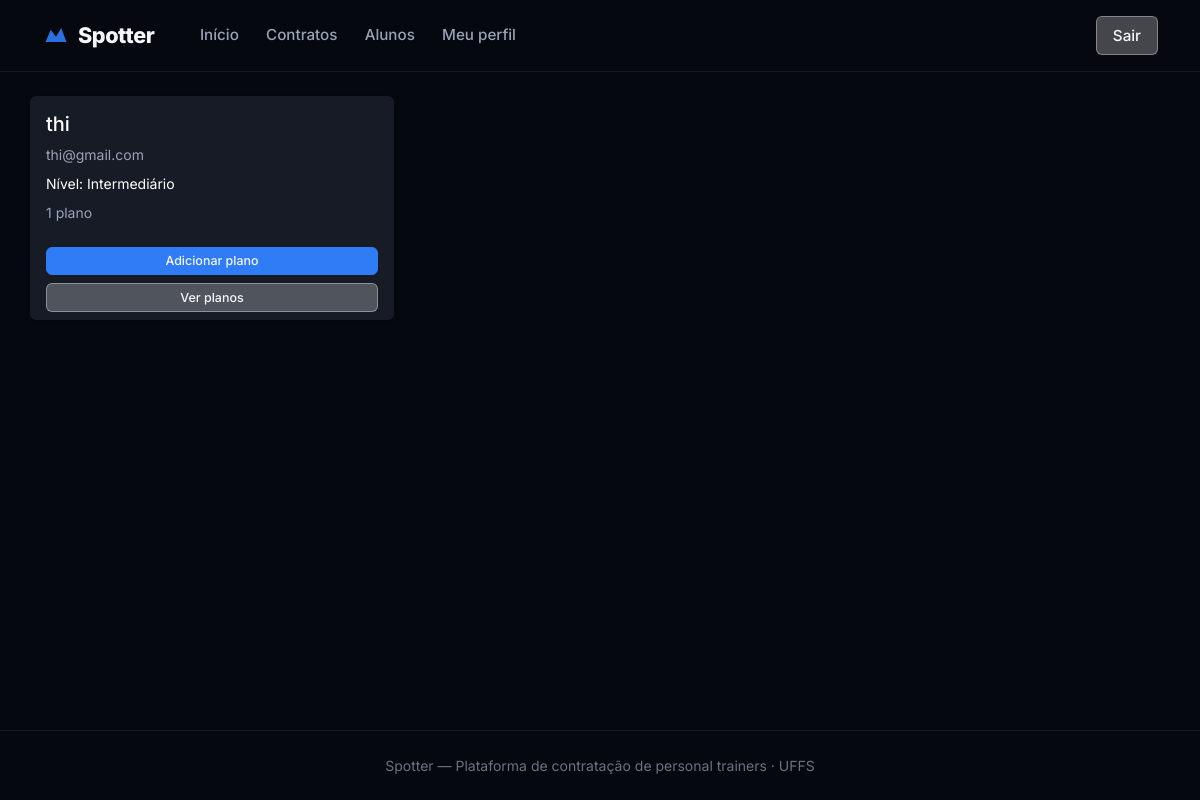
Screenshot of /personal/alunos/ (signed in) with the database file from the repository.
### core/models/contrato.py (models this page shows, shortened)
class Contrato(models.Model):
    STATUS_PENDENTE = "pendente"
    STATUS_ATIVO = "ativo"
    STATUS_ENCERRADO = "encerrado"
    STATUS_RECUSADO = "recusado"
    STATUS_CHOICES = [
        (STATUS_PENDENTE, "Pendente"),
        (STATUS_ATIVO, "Ativo"),
        (STATUS_ENCERRADO, "Encerrado"),
        (STATUS_RECUSADO, "Recusado"),
    ]
    personal = models.ForeignKey(
        PerfilPersonal,
        on_delete=models.PROTECT,
        related_name="contratos",
    )
    aluno = models.ForeignKey(
        PerfilAluno,
        on_delete=models.PROTECT,
        related_name="contratos",
    )
    codigo = models.PositiveIntegerField(editable=False, default=0)
    status = models.CharField(
        max_length=12,
        choices=STATUS_CHOICES,
        default=STATUS_PENDENTE,
    )
    criado_em = models.DateTimeField(auto_now_add=True)
    aceito_em = models.DateTimeField(null=True, blank=True)
    encerrado_em = models.DateTimeField(null=True, blank=True)
    objects = ContratoManager()
    class Meta:
        verbose_name = "Contrato"
        verbose_name_plural = "Contratos"
        unique_together = ("personal", "aluno", "codigo")
        app_label = "core"

### core/models/perfil_aluno.py (models this page shows, shortened)
class PerfilAluno(models.Model):
    NIVEL_CHOICES = [
        ("iniciante", "Iniciante"),
        ("intermediario", "Intermediário"),
        ("avancado", "Avançado"),
    ]
    usuario = models.OneToOneField(
        Usuario,
        on_delete=models.CASCADE,
        related_name="perfil_aluno",
        limit_choices_to={"tipo": Usuario.ALUNO},
    )
    objetivos = models.TextField(blank=True)
    nivel_condicionamento = models.CharField(
        max_length=15,
        choices=NIVEL_CHOICES,
        default="iniciante",
    )
    historico_lesoes = models.TextField(blank=True)
    restricoes_fisicas = models.TextField(blank=True)
    disponibilidade = models.TextField(
        blank=True,
        help_text="Ex: manhãs, seg/qua/sex",
    )
    class Meta:
        verbose_name = "Perfil Aluno"
        verbose_name_plural = "Perfis Aluno"

### core/models/usuario.py (models this page shows, shortened)
class Usuario(AbstractBaseUser, PermissionsMixin):
    ALUNO = "aluno"
    PERSONAL = "personal"
    ADMIN = "admin"
    TIPO_CHOICES = [
        (ALUNO, "Aluno"),
        (PERSONAL, "Personal Trainer"),
        (ADMIN, "Administrador"),
    ]
    nome = models.CharField(max_length=150)
    email = models.EmailField(unique=True)
    tipo = models.CharField(max_length=10, choices=TIPO_CHOICES, default=ALUNO)
    cidade = models.CharField(max_length=100, blank=True)
    estado = models.CharField(max_length=2, blank=True)
    cep = models.CharField(max_length=9, blank=True)
    is_active = models.BooleanField(default=True)
    is_staff = models.BooleanField(default=False)
    criado_em = models.DateTimeField(auto_now_add=True)
    groups = models.ManyToManyField(
        "auth.Group",
        blank=True,
        related_name="usuario_set",
    )
    user_permissions = models.ManyToManyField(
        "auth.Permission",
        blank=True,
        related_name="usuario_set",
    )
    objects = UsuarioManager()
    USERNAME_FIELD = "email"
    REQUIRED_FIELDS = ["nome"]
    class Meta:
        verbose_name = "Usuário"
        verbose_name_plural = "Usuários"
    @property
    def eh_personal(self):
        return self.tipo == self.PERSONAL

### core/views/personal/__init__.py (the view)
# urls.py: path("personal/alunos/", views.PersonalAlunoListView.as_view(), name="personal_alunos"),
class PersonalAlunoListView(PersonalRequiredMixin, ListView):
    template_name = "core/personal/alunos.html"
    context_object_name = "contratos"
    def get_queryset(self):
        return Contrato.objects.para_personal(self.request.user.perfil_personal).ativos()
    def get_context_data(self, **kwargs):
        ctx = super().get_context_data(**kwargs)
        contratos_with_info = []
        for contrato in ctx.get("contratos", []):
            planos_qs = PlanoTreino.objects.filter(contrato=contrato)
            count = planos_qs.count()
            active = planos_qs.filter(ativo=True).order_by("-criado_em").first()
            info = {"count": count, "active_codigo": active.codigo if active else None}
            contratos_with_info.append({"contrato": contrato, "info": info})
        ctx["contratos_with_info"] = contratos_with_info
        return ctx

### core/mixins.py (called while the page is built)
    def test_func(self):
        if self.tipo_requerido is None:
            return True
        return getattr(self.request.user, "tipo", None) == self.tipo_requerido

### core/models/contrato.py (called while the page is built)
    def para_personal(self, personal):
        return self.filter(personal=personal).select_related("aluno__usuario").order_by("-criado_em")

    def ativos(self):
        return self.filter(status=self.model.STATUS_ATIVO)

    def get_queryset(self):
        return ContratoQuerySet(self.model, using=self._db)

    def para_personal(self, personal):
        return self.get_queryset().para_personal(personal)

### core/models/plano_treino.py (called while the page is built)
    def get_queryset(self):
        return PlanoTreinoQuerySet(self.model, using=self._db)

### core/templates/core/personal/alunos.html (shortened to what this page needs)
{% extends "core/base.html" %}
{% block content %}
<div class="container py-4">
    <div class="row g-4">
        {% for item in contratos_with_info %}
        {% with c=item.contrato info=item.info %}
        <div class="col-md-6 col-lg-4">
            <div class="card shadow-sm border-0 h-100">
                <a href="{% url 'core:personal_aluno_detail' c.aluno.pk %}" class="card-body text-decoration-none text-white d-block">
                    <h5 class="card-title">{{ c.aluno.usuario.nome }}</h5>
                    <p class="small text-muted mb-2">{{ c.aluno.usuario.email }}</p>
                    <p class="small mb-0">
                        Nível: {{ c.aluno.get_nivel_condicionamento_display }}
                    </p>
                    <p class="small text-muted mt-2 mb-0">
                        {% if info.count %}
                            {{ info.count }} plano{{ info.count|pluralize }}
                        {% else %}
                            Nenhum plano
                        {% endif %}
                    </p>
                </a>
                <div class="card-footer border-0 d-grid gap-2">
                    <a href="{% url 'core:personal_plano_create' %}?contrato={{ c.pk }}" class="btn-outline-color btn-outline-blue btn-outline-sm">Adicionar plano</a>
                    <a href="{% url 'core:personal_aluno_detail' c.aluno.pk %}" class="btn-outline-color btn-outline-white btn-outline-sm">Ver planos</a>
                </div>
            </div>
        </div>
        {% endwith %}
        {% empty %}
        <p class="text-muted">Nenhum aluno ativo no momento.</p>
        {% endfor %}
    </div>
</div>
{% endblock %}

### core/static/core/css/main.css (style rules this page uses)
:root { --bg-body: #06080f; --bg-surface: #0f1219; --bg-elevated: #161b26; --bg-glass: rgba(15, 18, 25, 0.82); --border-subtle: rgba(255, 255, 255, 0.08); --text-primary: #f4f6fb; --text-secondary: #9aa3b5; --text-muted: #6b7280; --accent-blue: #2f7cf6; --accent-blue-hover: #1a6ae8; --accent-blue-light: #5b9cff; --accent-red: #e63946; --bg-white-25: rgba(255, 255, 255, 0.25); --bg-white-35: rgba(255, 255, 255, 0.35); --border-white-35: rgba(255, 255, 255, 0.35); --radius-lg: 1.25rem; --radius-xl: 1.75rem; --nav-height: 72px; --shadow-dock: 0 24px 60px rgba(0, 0, 0, 0.55); }
*, *::before, *::after { box-sizing: border-box; }
body.theme-dark { font-family: 'Inter', system-ui, -apple-system, sans-serif; background: var(--bg-body); color: var(--text-primary); min-height: 100vh; }
a { color: var(--accent-blue); text-decoration: none; }
.theme-dark .card { background: var(--bg-elevated); border: 1px solid var(--border-subtle); color: var(--text-primary); }
.theme-dark .card-footer { background: transparent; border-color: var(--border-subtle); }
.theme-dark main > .container { padding: 2.5rem 0 4rem; }
.theme-dark .text-muted { color: var(--text-secondary) !important; }

### core/static/core/css/buttons.css (style rules this page uses)
.btn-outline-color { display: inline-block; text-align: center; text-decoration: none; background: transparent; border-radius: 6px; border-width: 1px; border-style: solid; cursor: pointer; transition: background 0.18s, color 0.18s; line-height: 1.4; font-size: 0.95rem; padding: 0.5rem 1rem; font-weight: 500; }
.btn-outline-sm { font-size: .78rem !important; padding: .28rem .65rem !important; }
.btn-outline-blue { border-color: var(--accent-blue); color: var(--color-white); background: var(--accent-blue); }
.btn-outline-white { border-color: var(--border-white-35); color: var(--color-white); background: var(--bg-white-25); }

### rows the page displays
Contrato: contrato.aluno.usuario.nome "thi", contrato.aluno.usuario.email "thi@gmail.com", contrato.aluno.nivel_condicionamento "Intermediário", info.count "1"
